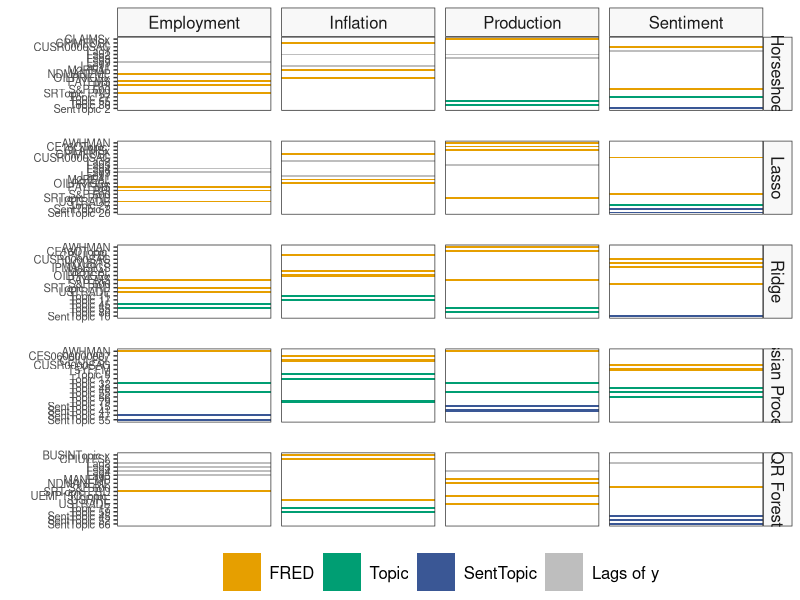

Write the R code that produced this figure.
library(tidyverse)

# Set path to folder 'Results'
# setwd("")

# Colors
r_colors <- c(
  "#000000", "#E69F00", "#3a5795", "#56B4E9", "#009E73", "#0072B2",
  "#D55E00", "#CC79A7"
)

# Data in 'Results'
sheets <- readxl::excel_sheets("beta_results_80_10.xlsx")
df_betas <- purrr::map_df(sheets, ~ dplyr::mutate(
  readxl::read_excel("beta_results_80_10.xlsx",
                     sheet = .x
  ),
  sheetname = .x
)) |>
  relocate(Row, sheetname, CPIAUCSL, INDPRO, UMCSENTx, CE16OV)

# Make tibble for ggplot
df_betas <- df_betas |>
  mutate(
    q = parse_number(str_extract(sheetname, "q=\\d+")),
    h = parse_number(str_extract(sheetname, "hfore\\d+")),
    response = str_extract(sheetname, "INDPRO|CPI|UMCSENT|CE16"),
    response = case_when(
      response == "CE16" ~ "Employment",
      response == "CPI" ~ "Inflation",
      response == "INDPRO" ~ "Production",
      response == "UMCSENT" ~ "Sentiment"
    )
  ) |>
  select(-sheetname) |>
  mutate(
    Model = str_extract(Row, "Model=\\w+_"),
    Model = str_extract(Model, "=\\w+"),
    Model = str_remove_all(Model, "=|_|Text|Fred|Both"),
    Model = case_when(
      Model == "HS" ~ "Horseshoe",
      Model == "LASSO" ~ "Lasso",
      Model == "RIDGE" ~ "Ridge",
      Model == "BayesianKernel" ~ "Gaussian Processes",
      Model == "Tree" ~ "QR Forest"
    )
  ) |>
  relocate(Model) |>
  select(-Row) |>
  pivot_longer(!c(Model, q, response, h),
               names_to  = "var",
               values_to = "value"
  ) |>
  mutate(value = abs(value)) |>
  group_by(Model, q, response) |> # pred_set,
  arrange(desc(value), .by_group = T) |>
  ungroup() |>
  mutate(Model = fct_relevel(Model, "Horseshoe", "Lasso", "Ridge")) |>
  mutate(var = str_replace(var, "-", "")) |>
  mutate(var = if_else(str_detect(var, "ylag"), str_c("Lag", str_extract(var, "\\d+")), var))

# Set order for factors
plot_b_df <- df_betas |>
  filter(
    q == 10,
    h == 1
  ) |>
  group_by(Model, response) |>
  drop_na() |>
  mutate(value = value / max(value, na.rm = T)) |>
  slice_max(n = 5, order_by = value, with_ties = T, na_rm = T) |>
  mutate(value = 1) |>
  mutate(
    fred_news = case_when(
      str_detect(var, "Lag") ~ "Lags of y",
      str_detect(var, "^V\\d+$") ~ "Topic",
      str_detect(var, "sent_") ~ "SentTopic",
      !str_detect(var, "Lag|Topic") ~ "FRED"
    ),
    fred_news = as.factor(fred_news)
  ) |>
  mutate(fred_news = fct_relevel(as_factor(fred_news), "FRED", "Topic", "SentTopic")) |>
  mutate(
    var = str_replace(var, "V", "Topic "),
    var = str_replace(var, "sent_Topic ", "SentTopic ")
  ) |>
  mutate(var = as_factor(var)) |>
  ungroup()

# relevel such that fred first, then topics and then senttopics
all_levels <- plot_b_df$var |>
  levels() |>
  sort()
level_no_topics <- all_levels[!str_starts(all_levels, "Topic|SentTopic")] |> str_sort(numeric = T)
level_topics <- all_levels[str_starts(all_levels, "Topic")] |> str_sort(numeric = T)
level_sent_topics <- all_levels[str_starts(all_levels, "SentTopic")] |> str_sort(numeric = T)
plot_b_df$var <- fct_relevel(plot_b_df$var, c(level_no_topics, level_topics, level_sent_topics))

# Make ggplot
plot_b_df |>
  ggplot() +
  theme_bw() +
  geom_col(aes(value, var, fill = fred_news), alpha = 1, width = 0.5) +
  facet_grid(Model ~ response, scales = "free_y") +
  theme(
    strip.background = element_rect(fill = alpha("gray", 0.1)),
    panel.grid.major = element_blank(),
    panel.grid.minor = element_blank(),
    axis.text.x = element_blank(),
    axis.ticks.x = element_blank(),
    panel.spacing.x = unit(0.5, "lines"),
    panel.spacing.y = unit(1.5, "lines"),
    text = element_text(size = 12),
    axis.text = element_text(size = 8),
    strip.text.x = element_text(size = 12),
    strip.text.y = element_text(size = 12),
    legend.position = "bottom",
    legend.title = element_blank(),
    legend.text = element_text(size = 12),
    legend.margin = margin(t = -10),
    legend.key.size = unit(2, "lines")
  ) +
  labs(
    x = "",
    y = ""
  ) +
  scale_x_continuous(expand = c(0, 0)) +
  scale_y_discrete(limits = rev) +
  scale_fill_manual(values = c(r_colors[2], r_colors[5], r_colors[3], alpha("gray", 1)))

